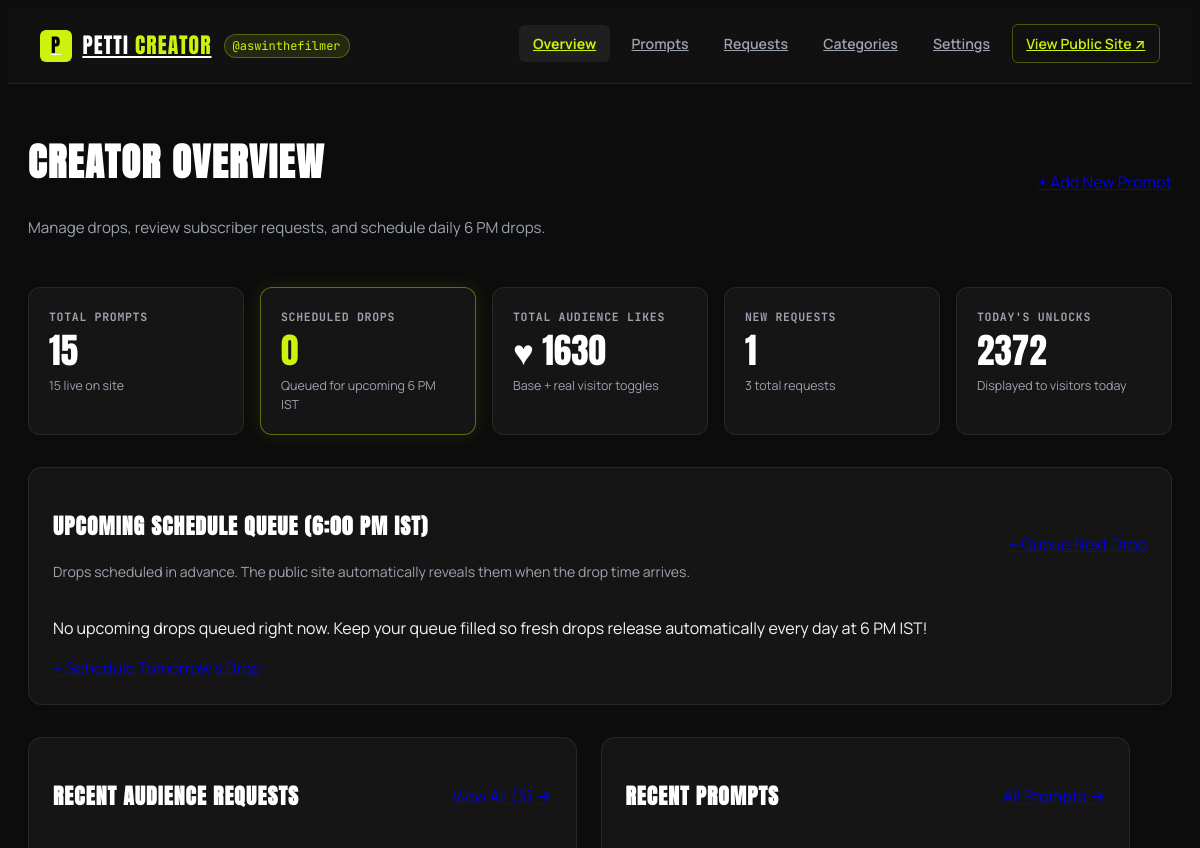
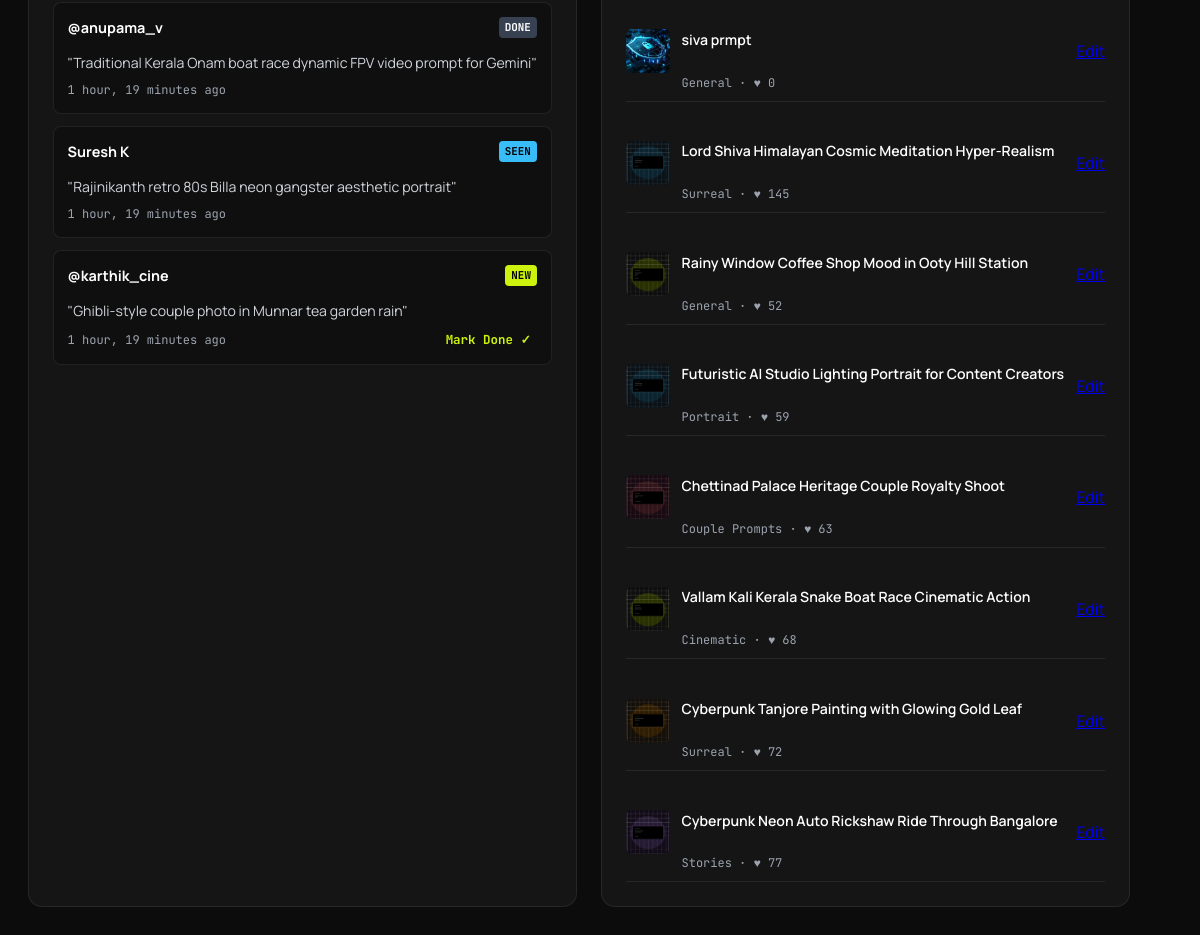
The page /dashboard/ (signed in) on the database its author committed (2 pictures, top to bottom).
### requests_app/models.py (models this page shows, shortened)
class PromptRequest(models.Model):
    STATUS_CHOICES = [
        ('new', 'New'),
        ('seen', 'Seen'),
        ('done', 'Done'),
    ]
    text = models.CharField(
        max_length=180,
        help_text="What should I drop next? (max 180 chars)"
    )
    name_or_handle = models.CharField(
        max_length=100,
        blank=True,
        help_text="Optional name or @handle"
    )
    reference_image = models.ImageField(
        upload_to='requests/%Y/%m/',
        blank=True,
        null=True,
        help_text="Optional reference image attachment"
    )
    reference_link = models.URLField(
        blank=True,
        null=True,
        help_text="Optional link to reference image, video, or inspiration"
    )
    ip_address = models.GenericIPAddressField(
        blank=True,
        null=True
    )
    status = models.CharField(
        max_length=20,
        choices=STATUS_CHOICES,
        default='new'
    )
    created_at = models.DateTimeField(auto_now_add=True)
    class Meta:
        verbose_name = "Prompt Request"
        verbose_name_plural = "Prompt Requests"
        ordering = ['-created_at']

### prompts/models.py (models this page shows, shortened)
class Prompt(models.Model):
    TYPE_CHOICES = [
        ('image', 'Image'),
        ('video', 'Video'),
    ]
    title = models.CharField(max_length=255)
    slug = models.SlugField(max_length=280, unique=True, blank=True)
    type = models.CharField(max_length=10, choices=TYPE_CHOICES, default='image')
    category = models.ForeignKey(
        Category,
        on_delete=models.CASCADE,
        related_name='prompts'
    )
    prompt_text = models.TextField(
        help_text="Protected prompt text. Visitors must unlock to view."
    )
    cover_image = models.ImageField(
        upload_to='prompts/covers/',
        help_text="Main preview image / video thumbnail"
    )
    before_image = models.ImageField(
        upload_to='prompts/before/',
        blank=True,
        null=True,
        help_text="Optional: Image BEFORE AI transformation"
    )
    after_image = models.ImageField(
        upload_to='prompts/after/',
        blank=True,
        null=True,
        help_text="Optional: Image AFTER AI transformation"
    )
    video_url = models.URLField(
        blank=True,
        null=True,
        help_text="Optional YouTube / Instagram / Shorts video URL"
    )
    video_file = models.FileField(
        upload_to='prompts/videos/',
        blank=True,
        null=True,
        help_text="Optional MP4 video file"
    )
    like_count = models.PositiveIntegerField(
        default=0,
        help_text="Base like count editable by admin (e.g. 449, 137)"
    )
    is_published = models.BooleanField(
        default=True,
        help_text="Whether prompt is approved to be published"
    )
    publish_at = models.DateTimeField(
        default=get_default_publish_time,
        help_text="Scheduled publish time (defaults to next 6:00 PM IST)"
    )
    is_featured = models.BooleanField(
        default=False,
        help_text="Featured in hero or pinned spots"
    )
    created_at = models.DateTimeField(auto_now_add=True)
    updated_at = models.DateTimeField(auto_now=True)
    objects = models.Manager()  # The default manager (all items)
    published = PublishedPromptManager()  # Only live items
    class Meta:
        verbose_name = "Prompt"
        verbose_name_plural = "Prompts"
        ordering = ['-publish_at', '-id']
    @property
    def total_likes(self):
        return self.like_count + self.likes.count()

class Category(models.Model):
    name = models.CharField(max_length=100, unique=True)
    slug = models.SlugField(max_length=120, unique=True, blank=True)
    order = models.PositiveIntegerField(default=0, help_text="Sorting order in pills list")
    class Meta:
        verbose_name = "Category"
        verbose_name_plural = "Categories"
        ordering = ['order', 'name']

### core/dashboard_views.py (the view)
# urls.py: path('', dv.dashboard_overview, name='overview'),
@user_passes_test(is_influencer_admin, login_url='/admin/login/')
def dashboard_overview(request):
    now = timezone.now()
    total_prompts = Prompt.objects.count()
    live_prompts = Prompt.published.count()
    scheduled_prompts = Prompt.objects.filter(is_published=True, publish_at__gt=now).order_by('publish_at')
    base_likes = Prompt.objects.aggregate(total=Sum('like_count'))['total'] or 0
    real_likes = PromptLike.objects.count()
    total_likes = base_likes + real_likes
    new_requests = PromptRequest.objects.filter(status='new').count()
    total_requests = PromptRequest.objects.count()
    settings = SiteSettings.load()
    today_unlocks = settings.today_unlocked_count
    recent_requests = PromptRequest.objects.all().order_by('-created_at')[:6]
    recent_prompts = Prompt.objects.all().select_related('category').order_by('-created_at')[:8]
    context = {
        'total_prompts': total_prompts,
        'live_prompts': live_prompts,
        'scheduled_count': scheduled_prompts.count(),
        'scheduled_prompts': scheduled_prompts[:5],
        'total_likes': total_likes,
        'new_requests': new_requests,
        'total_requests': total_requests,
        'today_unlocks': today_unlocks,
        'recent_requests': recent_requests,
        'recent_prompts': recent_prompts,
        'active_tab': 'overview',
    }
    return render(request, 'dashboard/overview.html', context)

### core/context_processors.py (called while the page is built)
def get_next_drop_datetime():
    ist = ZoneInfo("Asia/Kolkata")
    now_ist = timezone.now().astimezone(ist)
    drop_time = datetime.time(18, 0, 0)
    target_today = datetime.datetime.combine(now_ist.date(), drop_time, tzinfo=ist)
    if now_ist < target_today:
        return target_today
    else:
        tomorrow = now_ist.date() + datetime.timedelta(days=1)
        return datetime.datetime.combine(tomorrow, drop_time, tzinfo=ist)

def site_context(request):
    try:
        settings = SiteSettings.load()
    except Exception:
        settings = None
    next_drop = get_next_drop_datetime()
    is_unlocked = request.COOKIES.get('unlocked') == 'true' or request.session.get('unlocked') is True
    return {
        'site_settings': settings,
        'youtube_channel_url': settings.youtube_channel_url if settings else "https://youtube.com/@aswinthefilmer?sub_confirmation=1",
        'instagram_url': settings.instagram_url if settings else "https://instagram.com/aswinthefilmer",
        'whatsapp_url': settings.whatsapp_url if settings else "https://whatsapp.com/channel/aswinthefilmer",
        'unlocked_today_count': settings.today_unlocked_count if settings else 2289,
        'next_drop_iso': next_drop.isoformat(),
        'is_unlocked': is_unlocked,
    }

### core/dashboard_views.py (called while the page is built)
def is_influencer_admin(user):
    return user.is_authenticated and (user.is_staff or user.is_superuser)

### core/models.py (called while the page is built)
    @classmethod
    def load(cls):
        obj, created = cls.objects.get_or_create(pk=1)
        return obj

    @property
    def today_unlocked_count(self):
        tz = ZoneInfo(self.timezone or "Asia/Kolkata")
        today_str = timezone.now().astimezone(tz).strftime("%Y-%m-%d")
        hash_val = int(hashlib.md5(f"unlock-{today_str}".encode()).hexdigest()[:6], 16)
        daily_offset = (hash_val % 120) + 17
        return self.unlocked_today_base + daily_offset

### prompts/models.py (called while the page is built)
    def get_queryset(self):
        now = timezone.now()
        return super().get_queryset().filter(is_published=True, publish_at__lte=now)

### templates/dashboard/overview.html (shortened to what this page needs)
{% extends 'dashboard/base_dashboard.html' %}
{% block dash_content %}
<div class="dash-overview-view">
    <div class="dash-page-title-row">
        <div>
            <h1 class="dash-page-title">CREATOR OVERVIEW</h1>
            <p class="dash-page-sub">Manage drops, review subscriber requests, and schedule daily 6 PM drops.</p>
        </div>
        <div class="dash-action-group">
            <a href="{% url 'dashboard:prompt_add' %}" class="btn btn-lime">
            </a>
        </div>
    </div>
    <div class="dash-stats-grid">
        <div class="stat-card">
            <span class="stat-label">TOTAL PROMPTS</span>
            <div class="stat-value">{{ total_prompts }}</div>
            <span class="stat-footnote">{{ live_prompts }} live on site</span>
        </div>
        <div class="stat-card stat-card-highlight">
            <span class="stat-label">SCHEDULED DROPS</span>
            <div class="stat-value lime-text">{{ scheduled_count }}</div>
            <span class="stat-footnote">Queued for upcoming 6 PM IST</span>
        </div>
        <div class="stat-card">
            <span class="stat-label">TOTAL AUDIENCE LIKES</span>
            <div class="stat-value">♥ {{ total_likes }}</div>
            <span class="stat-footnote">Base + real visitor toggles</span>
        </div>
        <div class="stat-card">
            <span class="stat-label">NEW REQUESTS</span>
            <div class="stat-value">{{ new_requests }}</div>
            <span class="stat-footnote">{{ total_requests }} total requests</span>
        </div>
        <div class="stat-card">
            <span class="stat-label">TODAY'S UNLOCKS</span>
            <div class="stat-value">{{ today_unlocks }}</div>
            <span class="stat-footnote">Displayed to visitors today</span>
        </div>
    </div>
    <div class="dash-section-box">
        <div class="dash-section-header">
            <div>
                <h2 class="dash-section-title">UPCOMING SCHEDULE QUEUE (6:00 PM IST)</h2>
                <p class="dash-section-sub">Drops scheduled in advance. The public site automatically reveals them when the drop time arrives.</p>
            </div>
            <a href="{% url 'dashboard:prompt_add' %}" class="btn btn-sm btn-outline">+ Queue Next Drop</a>
        </div>
        {% if scheduled_prompts %}
        <div class="schedule-queue-list">
            {% for item in scheduled_prompts %}
            <div class="queue-item">
                <div class="queue-thumb-wrap">
                    {% if item.cover_image %}
                    <img src="{{ item.cover_image.url }}" alt="{{ item.title }}" class="queue-thumb">
                    {% endif %}
                </div>
                <div class="queue-info">
                    <span class="queue-pill">{{ item.get_type_display|upper }} · {{ item.category.name }}</span>
                    <h3 class="queue-title">{{ item.title }}</h3>
                    <div class="queue-time">
                        <svg width="14" height="14" viewBox="0 0 24 24" fill="none" stroke="currentColor" stroke-width="2">
                            <circle cx="12" cy="12" r="10"></circle>
                            <polyline points="12 6 12 12 16 14"></polyline>
                        </svg>
                        <span>Scheduled: {{ item.publish_at|date:"d M Y, h:i A" }} IST</span>
                    </div>
                </div>
                <div class="queue-actions">
                    <form method="POST" action="{% url 'dashboard:prompt_publish_now' item.id %}" style="display:inline;">
                        {% csrf_token %}
                        <button type="submit" class="btn btn-sm btn-lime">Publish Now ⚡</button>
                    </form>
                    <a href="{% url 'dashboard:prompt_edit' item.id %}" class="btn btn-sm btn-outline">Edit</a>
                </div>
            </div>
            {% endfor %}
        </div>
        {% else %}
        <div class="dash-empty-box">
            <p>No upcoming drops queued right now. Keep your queue filled so fresh drops release automatically every day at 6 PM IST!</p>
            <a href="{% url 'dashboard:prompt_add' %}" class="btn btn-lime btn-sm">+ Schedule Tomorrow's Drop</a>
        </div>
        {% endif %}
    </div>
    <div class="dash-split-row">
        <div class="dash-section-box">
            <div class="dash-section-header">
                <h2 class="dash-section-title">RECENT AUDIENCE REQUESTS</h2>
                <a href="{% url 'dashboard:requests_list' %}" class="dash-more-link">View All ({{ total_requests }}) →</a>
            </div>
            <div class="mini-requests-list">
                {% for req in recent_requests %}
                <div class="mini-request-item status-{{ req.status }}">
                    <div class="mini-req-header">
                        <span class="mini-req-name">{{ req.name_or_handle|default:"Anonymous Creator" }}</span>
                        <span class="status-badge badge-{{ req.status }}">{{ req.status|upper }}</span>
                    </div>
                    <p class="mini-req-text">"{{ req.text }}"</p>
                    <div class="mini-req-footer">
                        <span class="mini-req-time">{{ req.created_at|timesince }} ago</span>
                        {% if req.status == 'new' %}
                        <form method="POST" action="{% url 'dashboard:request_mark_done' req.id %}" style="display:inline;">
                            <button type="submit" class="link-btn">Mark Done ✓</button>
                        </form>
                        {% endif %}
                    </div>
                </div>
                {% empty %}
                <p class="dash-empty-muted">No requests yet.</p>
                {% endfor %}
            </div>
        </div>
        <div class="dash-section-box">
            <div class="dash-section-header">
                <h2 class="dash-section-title">RECENT PROMPTS</h2>
                <a href="{% url 'dashboard:prompts_list' %}" class="dash-more-link">All Prompts →</a>
            </div>
            <div class="mini-prompts-list">
                {% for p in recent_prompts %}
                <div class="mini-prompt-item">
                    <div class="mini-prompt-thumb-wrap">
                        {% if p.cover_image %}
                        <img src="{{ p.cover_image.url }}" alt="{{ p.title }}" class="mini-thumb">
                        {% endif %}
                    </div>
                    <div class="mini-prompt-info">
                        <h4 class="mini-prompt-title">{{ p.title }}</h4>
                        <span class="mini-prompt-meta">{{ p.category.name }} · ♥ {{ p.total_likes }}</span>
                    </div>
                    <a href="{% url 'dashboard:prompt_edit' p.id %}" class="btn btn-sm btn-outline">Edit</a>
                </div>
                {% empty %}
                <p class="dash-empty-muted">No prompts found.</p>
                {% endfor %}
            </div>
        </div>
    </div>
</div>
{% endblock %}

### templates/dashboard/base_dashboard.html (shortened to what this page needs)
<!DOCTYPE html>
<html lang="en">
<head>
    <link rel="stylesheet" href="/static/css/dashboard.css">
</head>
<body class="dashboard-body">
    <header class="dash-header">
        <div class="dash-brand">
            <a href="{% url 'dashboard:overview' %}" class="dash-logo">
                <span class="brand-icon">P</span>
                <span class="brand-text">PETTI <span class="lime-text">CREATOR</span></span>
            </a>
            <span class="dash-influencer-tag">@aswinthefilmer</span>
        </div>
        <nav class="dash-nav">
            <a href="{% url 'dashboard:overview' %}" class="dash-link {% if active_tab == 'overview' %}active{% endif %}">Overview</a>
            <a href="{% url 'dashboard:prompts_list' %}" class="dash-link {% if active_tab == 'prompts' %}active{% endif %}">Prompts</a>
            <a href="{% url 'dashboard:requests_list' %}" class="dash-link {% if active_tab == 'requests' %}active{% endif %}">Requests</a>
            <a href="{% url 'dashboard:categories' %}" class="dash-link {% if active_tab == 'categories' %}active{% endif %}">Categories</a>
            <a href="{% url 'dashboard:settings' %}" class="dash-link {% if active_tab == 'settings' %}active{% endif %}">Settings</a>
            <a href="/" target="_blank" class="dash-link view-site-link">View Public Site ↗</a>
        </nav>
    </header>
    <main class="dash-main-container">
        {% block dash_content %}{% endblock %}
    </main>
</body>
</html>

### rows shown on the page
PromptRequest: name_or_handle "@anupama_v", status "DONE", text "Traditional Kerala Onam boat race dynamic FPV video prompt for Gemini", created_at "1 hour, 19 minutes"
PromptRequest: name_or_handle "Suresh K", status "SEEN", text "Rajinikanth retro 80s Billa neon gangster aesthetic portrait", created_at "1 hour, 19 minutes"
PromptRequest: name_or_handle "@karthik_cine", status "NEW", text "Ghibli-style couple photo in Munnar tea garden rain", created_at "1 hour, 19 minutes", shows "Mark Done ✓"
Prompt: cover_image (picture), title "siva prmpt", category.name "General", total_likes "0"
Prompt: cover_image (picture), title "Lord Shiva Himalayan Cosmic Meditation Hyper-Realism", category.name "Surreal", total_likes "145"
Prompt: cover_image (picture), title "Rainy Window Coffee Shop Mood in Ooty Hill Station", category.name "General", total_likes "52"
Prompt: cover_image (picture), title "Futuristic AI Studio Lighting Portrait for Content Creators", category.name "Portrait", total_likes "59"
Prompt: cover_image (picture), title "Chettinad Palace Heritage Couple Royalty Shoot", category.name "Couple Prompts", total_likes "63"
Prompt: cover_image (picture), title "Vallam Kali Kerala Snake Boat Race Cinematic Action", category.name "Cinematic", total_likes "68"
Prompt: cover_image (picture), title "Cyberpunk Tanjore Painting with Glowing Gold Leaf", category.name "Surreal", total_likes "72"
Prompt: cover_image (picture), title "Cyberpunk Neon Auto Rickshaw Ride Through Bangalore", category.name "Stories", total_likes "77"

### other values the page prints
{{ total_prompts }} "15"
{{ live_prompts }} "15"
{{ scheduled_count }} "0"
{{ total_likes }} "1630"
{{ new_requests }} "1"
{{ total_requests }} "3"
{{ today_unlocks }} "2372"
